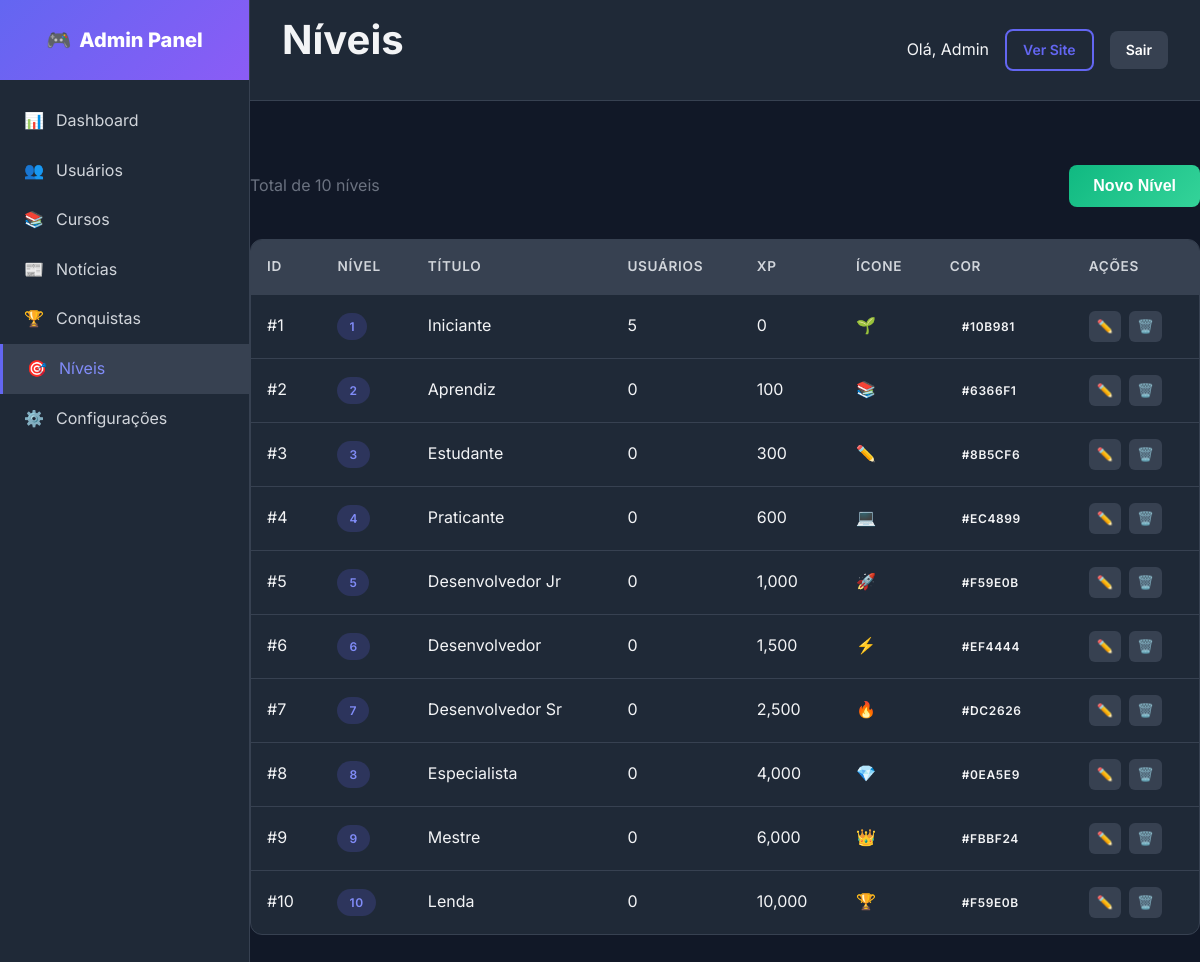
The app's page /admin/levels/levels.php (signed in) with its own data.
### tables this page shows
CREATE TABLE `users` (
    `id`                        INT UNSIGNED       NOT NULL AUTO_INCREMENT,
    `name`                      VARCHAR(100)       NOT NULL                          COMMENT 'Nome de exibição',
    `full_name`                 VARCHAR(200)       DEFAULT NULL                      COMMENT 'Nome completo',
    `first_name`                VARCHAR(100)       DEFAULT NULL                      COMMENT 'Primeiro nome',
    `last_name`                 VARCHAR(100)       DEFAULT NULL                      COMMENT 'Sobrenome',
    `username`                  VARCHAR(50)        NOT NULL                          COMMENT 'Username único',
    `email`                     VARCHAR(150)       NOT NULL                          COMMENT 'Email único para login',
    `password`                  VARCHAR(255)       NOT NULL                          COMMENT 'Hash bcrypt da senha',
    `role`                      ENUM('student','instructor','admin','super_admin')
                                                   NOT NULL DEFAULT 'student'        COMMENT 'Papel do usuário',
    `avatar`                    VARCHAR(500)       DEFAULT NULL                      COMMENT 'URL da foto de perfil',
    `bio`                       TEXT               DEFAULT NULL                      COMMENT 'Biografia',
    `phone`                     VARCHAR(20)        DEFAULT NULL                      COMMENT 'Telefone com DDD',
    `website`                   VARCHAR(255)       DEFAULT NULL                      COMMENT 'Site pessoal',
    `social_github`             VARCHAR(255)       DEFAULT NULL,
    `social_linkedin`           VARCHAR(255)       DEFAULT NULL,
    `social_twitter`            VARCHAR(255)       DEFAULT NULL,
    `social_youtube`            VARCHAR(255)       DEFAULT NULL,
    `specialization`            VARCHAR(255)       DEFAULT NULL                      COMMENT 'Área de especialização',
    `total_points`              INT UNSIGNED       NOT NULL DEFAULT 0                COMMENT 'Cache pontos gamificação',
    `xp_total`                  INT UNSIGNED       NOT NULL DEFAULT 0                COMMENT 'XP total do usuário',
    `coins`                     INT UNSIGNED       NOT NULL DEFAULT 0                COMMENT 'Moedas do usuário',
    `level`                     INT UNSIGNED       NOT NULL DEFAULT 1                COMMENT 'Nível atual do usuário',
    `streak_days`               INT UNSIGNED       NOT NULL DEFAULT 0                COMMENT 'Dias seguidos de atividade',
    `last_activity`             DATE               DEFAULT NULL                      COMMENT 'Data da última atividade',
    `email_verified_at`         TIMESTAMP          NULL DEFAULT NULL,
    `email_verification_token`  VARCHAR(100)       DEFAULT NULL,
    `password_reset_token`      VARCHAR(100)       DEFAULT NULL,
    `password_reset_expires`    TIMESTAMP          NULL DEFAULT NULL,
    `two_factor_secret`         VARCHAR(255)       DEFAULT NULL,
    `two_factor_enabled`        TINYINT(1)         NOT NULL DEFAULT 0,
    `last_login_at`             TIMESTAMP          NULL DEFAULT NULL,
    `last_login_ip`             VARCHAR(45)        DEFAULT NULL,
    `is_active`                 TINYINT(1)         NOT NULL DEFAULT 1,
    `status`                    ENUM('active','inactive','banned','pending')
                                                   NOT NULL DEFAULT 'active'        COMMENT 'Status do usuário',
    `preferences`               JSON               DEFAULT NULL,
    `created_at`                TIMESTAMP          NOT NULL DEFAULT CURRENT_TIMESTAMP,
    `updated_at`                TIMESTAMP          NOT NULL DEFAULT CURRENT_TIMESTAMP ON UPDATE CURRENT_TIMESTAMP,

    PRIMARY KEY (`id`),
    UNIQUE KEY `uk_users_email` (`email`),
    UNIQUE KEY `uk_users_username` (`username`),
    KEY `idx_users_role` (`role`),
    KEY `idx_users_active` (`is_active`),
    KEY `idx_users_status` (`status`),
    KEY `idx_users_created` (`created_at`),
    KEY `idx_users_points` (`total_points` DESC)
);

CREATE TABLE `levels` (
    `id`            INT UNSIGNED     NOT NULL AUTO_INCREMENT,
    `level_number`  INT UNSIGNED     NOT NULL,
    `title`         VARCHAR(50)      NOT NULL,
    `xp_required`   INT UNSIGNED     NOT NULL,
    `badge_icon`    VARCHAR(100)     DEFAULT NULL,
    `color`         VARCHAR(7)       NOT NULL DEFAULT '#6366f1',
    `perks`         TEXT             DEFAULT NULL,
    `created_at`    TIMESTAMP        NOT NULL DEFAULT CURRENT_TIMESTAMP,

    PRIMARY KEY (`id`),
    UNIQUE KEY `uk_level_number` (`level_number`),
    KEY `idx_levels_xp` (`xp_required`)
);

### includes/functions.php (called while the page is built, shortened)
<?php
if (!function_exists('url')) {
    function url(string $path = ''): string {
        $baseUrl = defined('BASE_URL') ? BASE_URL : 'http://localhost/gamedev-academy/';
        return rtrim($baseUrl, '/') . '/' . ltrim($path, '/');
    }
}
if (!function_exists('asset')) {
    function asset(string $path): string {
        $path = ltrim($path, '/');
        $protocol = (!empty($_SERVER['HTTPS']) && $_SERVER['HTTPS'] === 'on') ? 'https://' : 'http://';
        $host = $_SERVER['HTTP_HOST'] ?? 'localhost';
        $scriptName = $_SERVER['SCRIPT_NAME'];
        $pathParts = explode('/', trim($scriptName, '/'));
        $projectFolder = $pathParts[0] ?? '';
        if (!empty($projectFolder) && $projectFolder !== 'index.php') {
            return $protocol . $host . '/' . $projectFolder . '/assets/' . $path;
        }
        return $protocol . $host . '/assets/' . $path;
    }
}
if (!function_exists('escape')) {
    function escape(?string $string): string {
        return htmlspecialchars($string, ENT_QUOTES | ENT_HTML5, 'UTF-8');
    }
}
?>

### classes/Database.php (called while the page is built, shortened)
<?php
class Database {
    private static $instance = null;
    private $pdo;
    private function __construct() {
        try {
            $dsn = "mysql:host=" . DB_HOST . ";dbname=" . DB_NAME . ";charset=" . DB_CHARSET;
            $options = [
                PDO::ATTR_ERRMODE => PDO::ERRMODE_EXCEPTION,
                PDO::ATTR_DEFAULT_FETCH_MODE => PDO::FETCH_ASSOC,
                PDO::ATTR_EMULATE_PREPARES => false,
            ];
            $this->pdo = new PDO($dsn, DB_USER, DB_PASS, $options);
        } catch (PDOException $e) {
            die("Erro de conexão: " . $e->getMessage());
        }
    }
    public static function getInstance(): self {
        if (self::$instance === null) {
            self::$instance = new self();
        }
        return self::$instance;
    }
    public function query(string $sql, array $params = []): PDOStatement {
        $stmt = $this->pdo->prepare($sql);
        $stmt->execute($params);
        return $stmt;
    }
    public function fetch(string $sql, array $params = []): ?array {
        return $this->query($sql, $params)->fetch() ?: null;
    }
    public function fetchAll(string $sql, array $params = []): array {
        return $this->query($sql, $params)->fetchAll();
    }
}

### classes/Auth.php (called while the page is built, shortened)
<?php
require_once __DIR__ . '/Database.php';
require_once __DIR__ . '/User.php';
class Auth {
    private $user;
    public function __construct() {
        $this->user = new User();
    }
    public function isLoggedIn(): bool {
        if (isset($_SESSION['user_id'])) {
            return true;
        }
        return false;
    }
    public function getCurrentUser(): ?array {
        return $this->user->find($_SESSION['user_id']);
    }
}

### classes/User.php (called while the page is built, shortened)
<?php
class User {
    private $db;
    public function __construct() {
        $this->db = Database::getInstance();
    }
    public function find(int $id): ?array {
        return $this->db->fetch("SELECT * FROM users WHERE id = ?", [$id]);
    }
}

### admin/levels/levels.php (the view, shortened to what this page needs)
<?php
$pageTitle = 'Níveis';
include '../includes/header.php';
$db = Database::getInstance();
$levels = $db->fetchAll("
    SELECT l.*, (SELECT COUNT(*) FROM users WHERE level = l.level_number) as user_count
    FROM levels l
    ORDER BY l.level_number ASC
");
?>
<div class="d-flex justify-between align-center mb-4">
    <p class="text-muted">Total de <?= count($levels) ?> níveis</p>
    <button class="btn btn-success" onclick="document.getElementById('create-level').style.display='block'">Novo Nível</button>
</div>
<div class="admin-table-container">
    <table class="admin-table">
        <thead>
            <tr>
                <th>ID</th>
                <th>Nível</th>
                <th>Título</th>
                <th>Usuários</th>
                <th>XP</th>
                <th>Ícone</th>
                <th>Cor</th>
                <th>Ações</th>
            </tr>
        </thead>
        <tbody>
            <?php foreach ($levels as $level): ?>
            <tr>
                <td>#<?= $level['id'] ?></td>
                <td><span class="badge badge-primary"><?= $level['level_number'] ?></span></td>
                <td><?= escape($level['title']) ?></td>
                <td><?= number_format($level['user_count']) ?></td>
                <td><?= number_format($level['xp_required']) ?></td>
                <td><?= escape($level['badge_icon']) ?></td>
                <td><span class="badge badge-secondary"><?= escape($level['color']) ?></span></td>
                <td>
                    <div class="admin-actions">
                        <button class="btn-action edit" title="Editar" onclick="toggleEdit(<?= $level['id'] ?>)">✏️</button>
                        <form method="POST" onsubmit="return confirm('Remover este nível?')">
                            <button class="btn-action delete" title="Deletar">🗑️</button>
                        </form>
                    </div>
                </td>
            </tr>
            <?php endforeach; ?>
        </tbody>
    </table>
</div>
<?php include '../includes/footer.php'; ?>

### admin/includes/header.php (shortened to what this page needs)
<?php
require_once __DIR__ . '/../../config/database.php';
require_once __DIR__ . '/../../classes/Database.php';
require_once __DIR__ . '/../../classes/User.php';
require_once __DIR__ . '/../../classes/Auth.php';
require_once __DIR__ . '/../../classes/News.php';
require_once __DIR__ . '/../../includes/functions.php';
require_once __DIR__ . '/../../includes/editorjs-loader.php';
$auth = new Auth();
$auth->requireAdmin();
$currentUser = $auth->getCurrentUser();
?>
<!DOCTYPE html>
<html lang="pt-BR">
<head>
    <link rel="stylesheet" href="<?= asset('css/main.css') ?>">
    <link rel="stylesheet" href="<?= asset('css/admin.css') ?>">
<?php
    if (class_exists('EditorJSLoader')) {
        EditorJSLoader::renderStyles();
    }
?>
</head>
<body>
    <div class="admin-layout">
        <?php include __DIR__ . '/sidebar.php'; ?>
        <main class="admin-main">
            <div class="admin-header">
                <h1><?= $pageTitle ?? 'Dashboard' ?></h1>
                <div class="d-flex align-center gap-2">
                    <span>Olá, <?= escape($currentUser['name']) ?></span>
                    <a href="<?= url() ?>" class="btn btn-sm btn-outline">Ver Site</a>
                    <a href="<?= url('logout.php') ?>" class="btn btn-sm btn-secondary">Sair</a>
                </div>
            </div>
            <div class="admin-content"></div>

### assets/css/main.css (style rules this page uses)
:root { --primary: #6366f1; --primary-dark: #4f46e5; --primary-light: #818cf8; --secondary: #10b981; --accent: #f59e0b; --danger: #ef4444; --warning: #f59e0b; --success: #10b981; --dark: #1e1e2e; --dark-light: #2a2a3e; --gray-900: #111827; --gray-800: #1f2937; --gray-700: #374151; --gray-600: #4b5563; --gray-500: #6b7280; --gray-400: #9ca3af; --gray-300: #d1d5db; --gray-200: #e5e7eb; --gray-100: #f3f4f6; --white: #ffffff; --gradient-primary: linear-gradient(135deg, #6366f1 0%, #8b5cf6 100%); --gradient-secondary: linear-gradient(135deg, #10b981 0%, #34d399 100%); --gradient-dark: linear-gradient(135deg, #1e1e2e 0%, #2a2a3e 100%); --gradient-hero: linear-gradient(135deg, #1e1e2e 0%, #2d1b69 50%, #1e1e2e 100%); --shadow-sm: 0 1px 2px rgba(0, 0, 0, 0.05); --shadow: 0 4px 6px -1px rgba(0, 0, 0, 0.1); --shadow-md: 0 10px 15px -3px rgba(0, 0, 0, 0.1); --shadow-lg: 0 20px 25px -5px rgba(0, 0, 0, 0.1); --shadow-glow: 0 0 20px rgba(99, 102, 241, 0.3); --radius-sm: 0.375rem; --radius: 0.5rem; --radius-lg: 0.75rem; --radius-xl: 1rem; --radius-full: 9999px; --transition: all 0.3s ease; --transition-fast: all 0.15s ease; }
* { margin: 0; padding: 0; box-sizing: border-box; }
html { scroll-behavior: smooth; }
body { font-family: 'Inter', -apple-system, BlinkMacSystemFont, 'Segoe UI', Roboto, sans-serif; background: var(--gray-900); color: var(--gray-100); line-height: 1.6; min-height: 100vh; }
a { color: var(--primary-light); text-decoration: none; transition: var(--transition-fast); }
h1, h2, h3, h4, h5, h6 { font-weight: 700; line-height: 1.2; margin-bottom: 0.5em; }
h1 { font-size: 2.5rem; }
.btn { display: inline-flex; align-items: center; justify-content: center; gap: 0.5rem; padding: 0.75rem 1.5rem; font-size: 1rem; font-weight: 600; border: none; border-radius: var(--radius); cursor: pointer; transition: var(--transition); text-decoration: none; }
.btn-secondary { background: var(--gray-700); color: var(--white); }
.btn-success { background: var(--gradient-secondary); color: var(--white); }
.btn-outline { background: transparent; border: 2px solid var(--primary); color: var(--primary); }
.btn-sm { padding: 0.5rem 1rem; font-size: 0.875rem; }
.badge { display: inline-flex; align-items: center; padding: 0.25rem 0.75rem; font-size: 0.75rem; font-weight: 600; border-radius: var(--radius-full); text-transform: uppercase; letter-spacing: 0.05em; }
.badge-primary { background: rgba(99, 102, 241, 0.2); color: var(--primary-light); }
.text-muted { color: var(--gray-500); }
.mb-4 { margin-bottom: 2rem; }
.d-flex { display: flex; }
.align-center { align-items: center; }
.justify-between { justify-content: space-between; }
.gap-2 { gap: 1rem; }

### assets/css/admin.css (style rules this page uses)
.admin-layout { display: flex; min-height: 100vh; }
.admin-main { flex: 1; margin-left: 250px; min-height: 100vh; background: var(--gray-900); }
.admin-header { background: var(--gray-800); border-bottom: 1px solid var(--gray-700); padding: 1rem 2rem; display: flex; justify-content: space-between; align-items: center; }
.admin-content { padding: 2rem; }
.admin-table-container { background: var(--gray-800); border-radius: var(--radius-lg); overflow: hidden; border: 1px solid var(--gray-700); margin-bottom: 2rem; }
.admin-table { width: 100%; border-collapse: collapse; }
.admin-table thead { background: var(--gray-700); }
.admin-table th { padding: 1rem; text-align: left; font-weight: 600; color: var(--gray-300); font-size: 0.85rem; text-transform: uppercase; letter-spacing: 0.05em; }
.admin-table td { padding: 1rem; border-top: 1px solid var(--gray-700); }
.admin-actions { display: flex; gap: 0.5rem; }
.btn-action { padding: 0.5rem; background: var(--gray-700); border: none; border-radius: var(--radius-sm); color: var(--gray-400); cursor: pointer; transition: var(--transition-fast); }
.btn-action.edit { color: var(--primary); }
.btn-action.delete { color: var(--danger); }

### records on screen
users: name "Admin"
levels: id "1", level_number "1", title "Iniciante", user_count "5", xp_required "0", badge_icon "🌱", color "#10B981"
levels: id "2", level_number "2", title "Aprendiz", user_count "0", xp_required "100", badge_icon "📚", color "#6366F1"
levels: id "3", level_number "3", title "Estudante", user_count "0", xp_required "300", badge_icon "✏️", color "#8B5CF6"
levels: id "4", level_number "4", title "Praticante", user_count "0", xp_required "600", badge_icon "💻", color "#EC4899"
levels: id "5", level_number "5", title "Desenvolvedor Jr", user_count "0", xp_required "1,000", badge_icon "🚀", color "#F59E0B"
levels: id "6", level_number "6", title "Desenvolvedor", user_count "0", xp_required "1,500", badge_icon "⚡", color "#EF4444"
levels: id "7", level_number "7", title "Desenvolvedor Sr", user_count "0", xp_required "2,500", badge_icon "🔥", color "#DC2626"
levels: id "8", level_number "8", title "Especialista", user_count "0", xp_required "4,000", badge_icon "💎", color "#0EA5E9"
levels: id "9", level_number "9", title "Mestre", user_count "0", xp_required "6,000", badge_icon "👑", color "#FBBF24"
levels: id "10", level_number "10", title "Lenda", user_count "0", xp_required "10,000", badge_icon "🏆", color "#F59E0B"

### other values on screen
$pageTitle "Níveis"
count($levels) "10"
